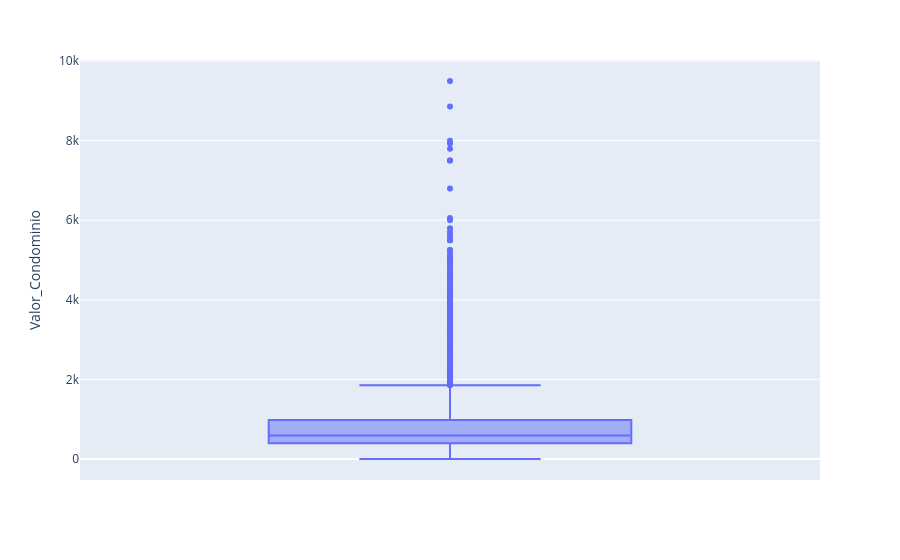

Notebook source saved alongside this figure:
### Code cell
#BOXPLOT interativo para verificar valores discrepantes.
fig = px.box(df, y="Valor_Condominio")
fig.show()

### Figure 1 — Plotly figure (JSON) as saved in the notebook; plotly's stock layout.template omitted (floating-point values rounded to 4 significant figures; data arrays with more than 128 entries replaced by an {"elided": "..."} marker saying what was removed)
{"data": [{"alignmentgroup": "True", "hovertemplate": "Valor_Condominio=%{y}<extra></extra>", "legendgroup": "", "marker": {"color": "#636efa"}, "name": "", "notched": false, "offsetgroup": "", "orientation": "v", "showlegend": false, "type": "box", "x0": " ", "xaxis": "x", "y": {"elided": "7203 int values"}, "y0": " ", "yaxis": "y"}], "layout": {"boxmode": "group", "legend": {"tracegroupgap": 0}, "margin": {"t": 60}, "xaxis": {"anchor": "y", "domain": [0, 1]}, "yaxis": {"anchor": "x", "domain": [0, 1], "title": {"text": "Valor_Condominio"}}}}
